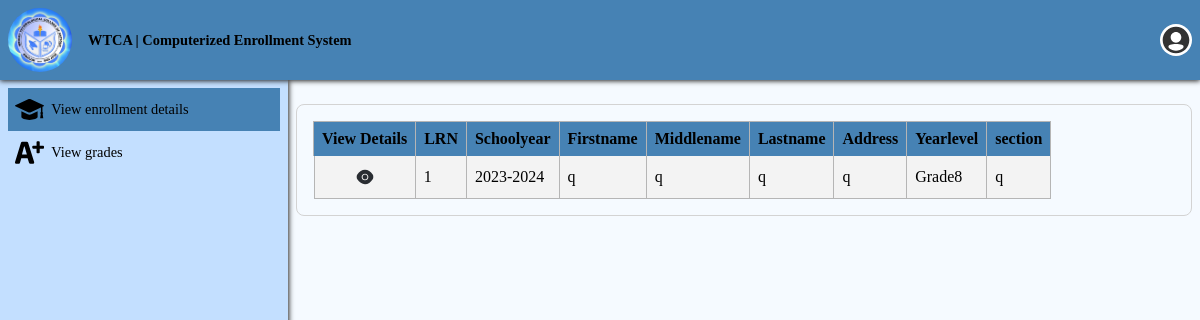
The app's page /student/view_reports.php (signed in) with its own data.
### tables this page shows
CREATE TABLE `details` (
  `detail_id` int(11) NOT NULL,
  `school_year_id` int(11) NOT NULL,
  `year_level` enum('Grade7','Grade8','Grade9','Grade10') NOT NULL,
  `section` varchar(100) NOT NULL,
  `student_id` int(11) NOT NULL
);

CREATE TABLE `students` (
  `student_id` int(11) NOT NULL,
  `lrn` int(11) NOT NULL,
  `first_name` varchar(100) NOT NULL,
  `middle_name` varchar(100) NOT NULL,
  `last_name` varchar(100) NOT NULL,
  `suffix` enum('jr.','sr.','i','ii','iii','iv') NOT NULL,
  `sex` enum('male','female') NOT NULL,
  `birth_date` date NOT NULL,
  `address` varchar(100) NOT NULL,
  `contact_number` varchar(15) NOT NULL,
  `email_address` varchar(100) NOT NULL,
  `age` varchar(10) NOT NULL,
  `user_id` int(11) NOT NULL
);

CREATE TABLE `school_year` (
  `school_year_id` int(11) NOT NULL,
  `school_year_value` varchar(100) NOT NULL
);

### student/view_reports.php (the view, shortened to what this page needs)
<!DOCTYPE html>
<html lang="en">
    <?php include("../universal/head.php");?>
    <body>
        <?php include("../universal/top_nav.php");?>
        <?php include("../universal/student_left_nav.php");?>
        <section class="section-content">
            <header class="content-action">
            </header>
            <div class="data">
                <div tableName>
                    <div class="table-data">
                        <table>
                            <thead>
                                <tr>
                                    <th>View Details</th>
                                    <th>LRN</th>
                                    <th>Schoolyear</th>
                                    <th>Firstname</th>
                                    <th>Middlename</th>
                                    <th>Lastname</th>
                                    <th>Address</th>
                                    <th>Yearlevel</th>
                                    <th>section</th>
                                </tr>
                            </thead>
                            <tbody>
                                <?php
                                    $usrId = $_COOKIE['usrId'];
                                    $query = mysqli_query($conn, "SELECT * FROM `students` INNER JOIN `details` ON `students`.`student_id`=`details`.`student_id` INNER JOIN `school_year` ON `details`.`school_year_id`=`school_year`.`school_year_id` WHERE `user_id`= $usrId");
                                    if(mysqli_num_rows($query)>0){
                                        $rows = mysqli_fetch_assoc($query);?>
                                        <tr>
                                            <td class="td-action">
                                                <div>
                                                    <img src="../assets/icons/eye-open.svg" onclick="viewStudentInfoCta(<?php echo $rows['student_id'] ?>)">
                                                </div>
                                            </td>
                                            <td><?php echo $rows['lrn']?></td>
                                            <td><?php echo $rows['school_year_value']?></td>
                                            <td><?php echo $rows['first_name']?></td>
                                            <td><?php echo $rows['middle_name']?></td>
                                            <td><?php echo $rows['last_name']?></td>
                                            <td><?php echo $rows['address']?></td>
                                            <td><?php echo $rows['year_level']?></td>
                                            <td><?php echo $rows['section']?></td>
                                        </tr><?php
                                    }
                                ?>
                            </tbody>
                        </table>
                    </div>
                </div>
            </div>
        </section>
    </body>
</html>

### records on screen
details: student.lrn "1", school_year.school_year_value "2023-2024", student.first_name "q", student.middle_name "q", student.last_name "q", student.address "q", year_level "Grade8", section "q"
